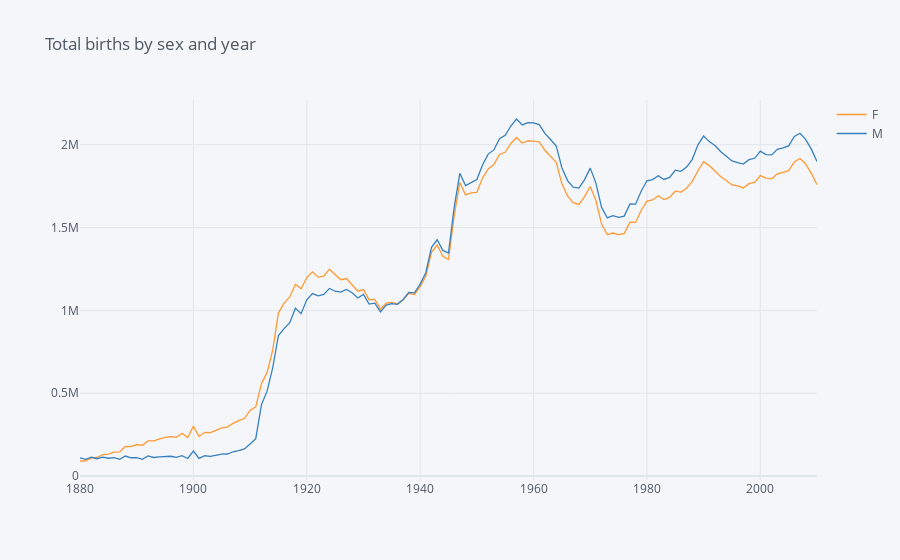

Notebook code for this chart:
### Code cell
total_births.iplot(kind='lines', title="Total births by sex and year")

### Figure 1 — Plotly figure (JSON) as saved in the notebook; plotly's stock layout.template omitted (floating-point values rounded to 4 significant figures; data arrays with more than 128 entries replaced by an {"elided": "..."} marker saying what was removed)
{"data": [{"line": {"color": "rgba(255, 153, 51, 1.0)", "dash": "solid", "shape": "linear", "width": 1.3}, "mode": "lines", "name": "F", "text": "", "type": "scatter", "x": {"elided": "131 int values"}, "y": {"elided": "131 int values"}}, {"line": {"color": "rgba(55, 128, 191, 1.0)", "dash": "solid", "shape": "linear", "width": 1.3}, "mode": "lines", "name": "M", "text": "", "type": "scatter", "x": {"elided": "131 int values"}, "y": {"elided": "131 int values"}}], "layout": {"autosize": true, "legend": {"bgcolor": "#F5F6F9", "font": {"color": "#4D5663"}}, "paper_bgcolor": "#F5F6F9", "plot_bgcolor": "#F5F6F9", "title": {"font": {"color": "#4D5663"}, "text": "Total births by sex and year"}, "xaxis": {"autorange": true, "gridcolor": "#E1E5ED", "range": [1880, 2010], "showgrid": true, "tickfont": {"color": "#4D5663"}, "title": {"font": {"color": "#4D5663"}, "text": ""}, "type": "linear", "zerolinecolor": "#E1E5ED"}, "yaxis": {"autorange": true, "gridcolor": "#E1E5ED", "range": [-23700.0, 2270000.0], "showgrid": true, "tickfont": {"color": "#4D5663"}, "title": {"font": {"color": "#4D5663"}, "text": ""}, "type": "linear", "zerolinecolor": "#E1E5ED"}}}
